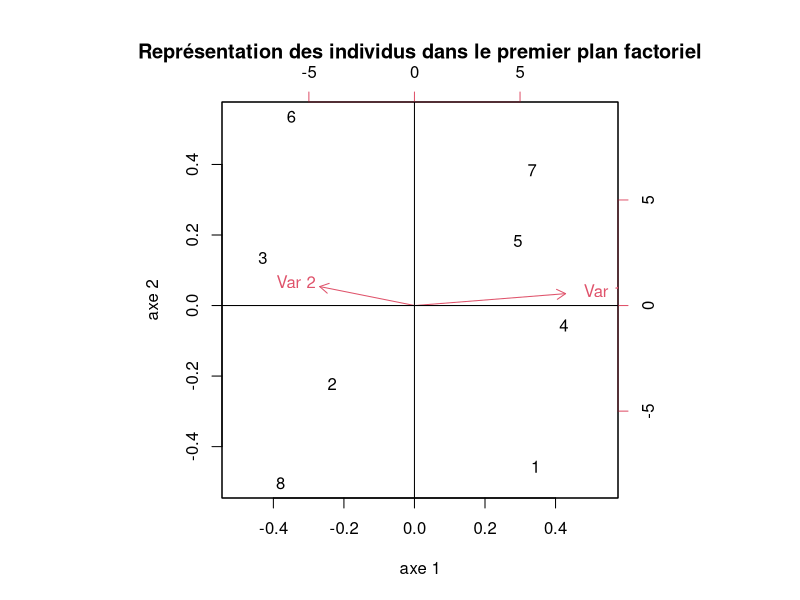

Generate this figure with R:
# UV : SY19 - TP01
# 1. Exercice théorique
# Auteurs : Alice Ngwembou - Antoine Hars
# Fichier : exercice1.R

# http://lotybo.free.fr/upload/File/SY09/SY09%20TP3%20Positionnement%20multidimensionnel.pdf

library(MASS)
x = matrix(c(8.5, 1.5, 3.5, 5.0, 2, 6.5, 9.5, 1.5, 8.5, 2.5, 3, 6.5, 9, 2.5, 2, 5.5), 2)
x = t(x)

# Première partie : ACP
cent = scale(x, center = TRUE, scale = FALSE)
s = (1 / 8) * t(cent) %*% cent
diag = eigen(s)

# Les axes factoriels
u1 = diag$vectors[,1]
u2 = diag$vectors[,2]

landa1 = diag$values[1]
landa2 = diag$values[2]

# princomp(x)

# Calcul des pourcentages d'inertie expliquée
a = sum(diag$values)
axe_inertie1 = diag$values[1] / a * 100
axe_inertie2 = diag$values[2] / a * 100

compx = princomp(x)

png(file = "biplot_exo1_princomp.png")
biplot(compx, main = "Représentation des individus dans le premier plan factoriel", ylab = "axe 2", xlab = "axe 1")
abline(lty = 1, a = 0, b = 0, col = 1)
abline(lty = 1, a = 0, b = 1000000, col = 1)
dev.off()

# 3)
m = diag(1, 2)
u = diag$vectors

# Matrice des composantes principales
C = x %*% m %*% u

# Calcul qui nous donne la matrice X
somme = C[,1] %*% t(u1) + C[,2] %*% t(u2)



# Deuxième partie : MDS
# 1)
d = dist(x, method = "euclidean")

# 2)
w1 = cent %*% t(cent)

id8 = diag(8)
distance <- as.matrix(d)
un = matrix(rep(1, 64), 8)
q8 = id8 - (1/8) * un
w2 = -(1/2) * q8 %*% distance^2 %*% q8

# 3)
n = 1 / 8
cent = scale(n * w1, center = TRUE, scale = FALSE)
vari = (1/8) * t(cent) %*% cent
diag = eigen(vari)
# Il faut montrer que les valeurs propres sont positives ou nulles.


# 4)
#dp = diag$vectors
#l = diag$values * id8

# 5)
#aftd = cmdscale(d, 2)

# 6)
#plot(aftd$points)
# Faire la comparaison

# 7)

aftd <- function (d) {

	# Transformation de la matrice de distances en matrice
	dim_mat = as.matrix(d)
	d2 = dim_mat^2

	# Récupération de la première dimension de la matrice (nbre de lignes = nbre d'individus)
	dimension = diag(dim(dim_mat))[1]

	# Création de la matrice identité
	id = diag(dimension)

	# Création de la matrice unitaire
	un = matrix(rep(1, dimension^2), dimension)

	# Création de la matrice Q de centrage
	q = id - (1/dimension) * un

	# Calcul de la matrice W
	w = -(1/2) * q %*% d2 %*% q

	# cent = scale((1 / dimension) * w, center = TRUE, scale = FALSE)
	# vari = (1 / dimension) * t(cent) %*% cent
	# diag = eigen(vari)

	# Matrice associée aux vecteurs propres
	V = eigen(1 / dimension * w)$vectors[,1:7]
	V = sqrt(dimension) * V

	# Matrice associées aux valeurs propres
	L = diag(c(eigen(1 / dimension * W)$values[1:7]))

	# Calcul composante principale
	C = V %*% sqrt(L)

	png(file = "plot_mutations_aftd.png")
	plot(C, main = "AFTD : Représentation de mutations sur les 2 premiers axes factoriels",xlab = "axe1", ylab = "axe2", type = "n")
	text(C[,1], C[,2], letters[1:dimension])
	dev.off()
	
	# Calcul du pourcentage d'inertie pour les 2 premières valeurs propres
	quality2 = (diag(L)[1] + diag(L)[2]) / sum(eigen(1 / dimension * W) $values) * 100

	# Calcul du pourcentage d'inertie pour les 7 premières valeurs propres
	quality7 = (diag(L)[1] + diag(L)[2] + diag(L)[3] + diag(L)[4] + diag(L)[5] + diag(L)[6] + diag(L)[7]) / sum(eigen(1 / dimension * W) $values) * 100
	list(points = C, quality2 = quality2, quality7 = quality7)
}
